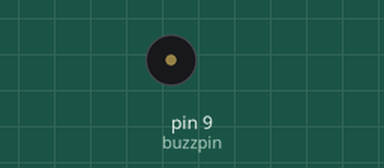
This sketch was run on a simulated Arduino Uno, built with avr-gcc and run on an emulated ATmega328P. On the bench: buzzer (waves = sounding).

Above: at 0.1 s.
At 1.1 s:
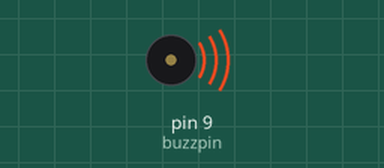
Timing chart, 0 to 2.6 s (numbered marks = the images above):
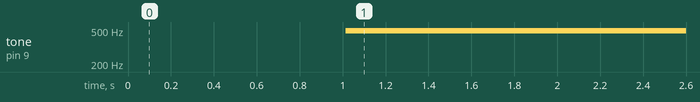

The sketch:

buzzFade.ino
```cpp
int buzzpin=9;
void setup()  {
  // declare pin 9 to be an output:
  pinMode(buzzpin, OUTPUT);
  delay(1000);
}

void loop()  {
  for(int val = 0; val<=150; val+=5){
    beep(7,val);
  }
  for(int val = 150; val>0; val-=5){
    beep(7,val);
  }
}

void beep(unsigned char delayms, unsigned char volum){
  analogWrite(buzzpin, volum);      // Almost any value can be used except 0 and 255
                           // experiment to get the best tone
  delay(delayms);          // wait for a delayms ms
  analogWrite(buzzpin, 0);       // 0 turns it off
  delay(delayms);          // wait for a delayms ms
}
```

Measured:
- by itself, tone on pin 9 (buzzpin): silent → 490 Hz at 1.0 s
